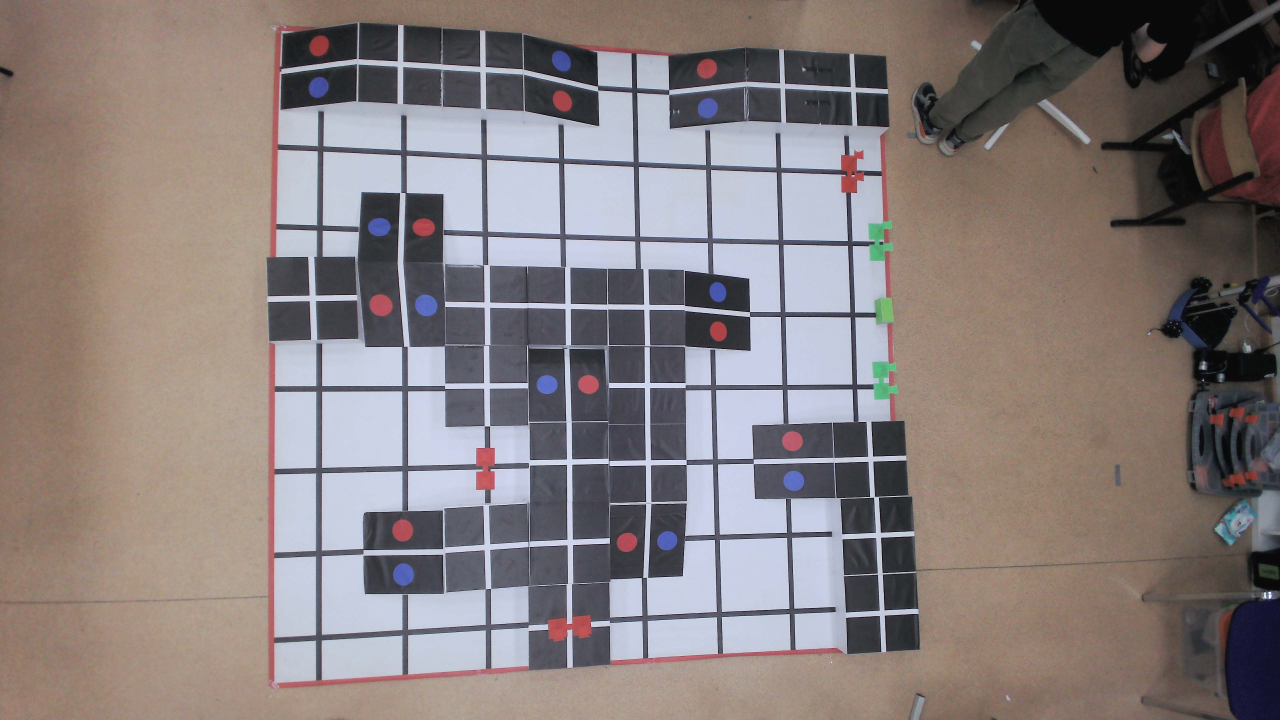
#> input picture Test_images/0001.jpg, 3840 x 2160 px (shown at 1/3 size)
$ python -i map.py   (imports and definitions only)
#> lines starting #> are read from the running program, lines starting #| are printed output that depends on the picture; after the words box and inside, x2 and y2 are one past the last pixel; in counts of white or black regions, pixels touching at a corner belong together
#> further down, picture is the input picture: shape (2160, 3840, 3); mean B, G, R 124.8, 125.5, 134.9
import cv2
import numpy as np
import os
import json
import math
import argparse
import sys
from typing import List, Tuple, Dict, Optional

RED_LOW1 = np.array([0, 70, 50])
RED_HIGH1 = np.array([10, 255, 255])
RED_LOW2 = np.array([160, 70, 50])
RED_HIGH2 = np.array([180, 255, 255])
BLUE_LOW = np.array([100, 70, 50])
BLUE_HIGH = np.array([130, 255, 255])
GREEN_LOW = np.array([35, 70, 70])
GREEN_HIGH = np.array([85, 255, 255])
ORANGE_LOW = np.array([5, 100, 100])
ORANGE_HIGH = np.array([25, 255, 255])

YELLOW_LOW = np.array([20, 100, 100])
YELLOW_HIGH = np.array([35, 255, 255])
CYAN_LOW = np.array([80, 70, 50])
CYAN_HIGH = np.array([100, 255, 255])
PURPLE_LOW = np.array([130, 50, 50])
PURPLE_HIGH = np.array([160, 255, 255])
WHITE_LOW = np.array([0, 0, 200])
WHITE_HIGH = np.array([180, 30, 255])
BLACK_LOW = np.array([0, 0, 0])
BLACK_HIGH = np.array([180, 255, 50])

MIN_AREA = 50
ASPECT_THRESH = 1.8
ROBOT_MIN_RATIO = 0.04

def get_masks(img: np.ndarray) -> Dict[str, np.ndarray]:
    hsv = cv2.cvtColor(img, cv2.COLOR_BGR2HSV)
#> hsv: shape (2160, 3840, 3); mean H, S, V 61, 49.2, 143.2
    mask_red = cv2.bitwise_or(cv2.inRange(hsv, RED_LOW1, RED_HIGH1), cv2.inRange(hsv, RED_LOW2, RED_HIGH2))
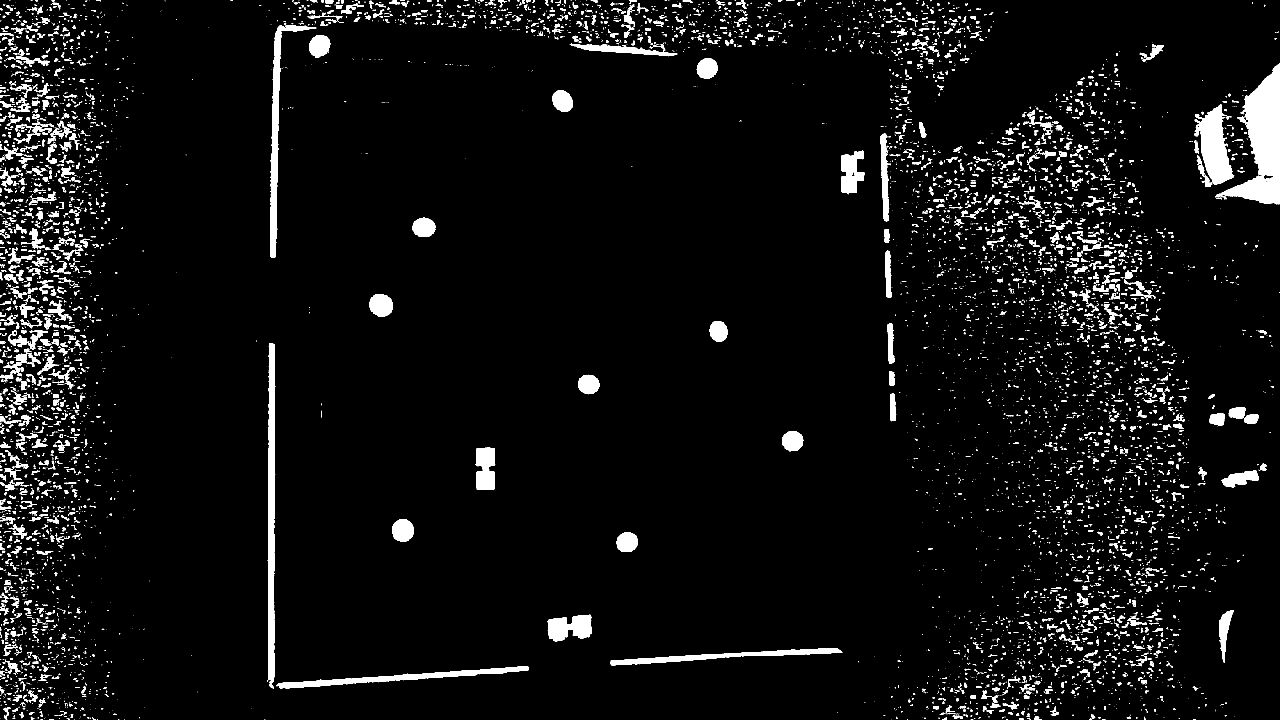
#> mask_red: shape (2160, 3840) (shown at 1/3 size); 4.7% white; 8382 white regions (6068 under 20 px), largest, box (x1, y1, x2, y2) and area: (3646, 190, 3840, 613) 35491, (803, 1029, 827, 2065) 18065, (3584, 313, 3703, 554) 15234
    mask_blue = cv2.inRange(hsv, BLUE_LOW, BLUE_HIGH)
#> mask_blue: shape (2160, 3840); 1.2% white; 2910 white regions (2530 under 20 px), largest, box (x1, y1, x2, y2) and area: (3688, 1812, 3796, 2160) 21507, (1243, 881, 1317, 951) 3844, (1179, 1687, 1244, 1760) 3703
    mask_green = cv2.inRange(hsv, GREEN_LOW, GREEN_HIGH)
#> mask_green: shape (2160, 3840); 0.17% white; 21 white regions (15 under 20 px), largest, box (x1, y1, x2, y2) and area: (2618, 1085, 2692, 1198) 5516, (2606, 663, 2678, 782) 5309, (2627, 894, 2681, 969) 3410, (3648, 1572, 3657, 1582) 45, (3732, 1499, 3740, 1504) 32, (3693, 1332, 3696, 1344) 31
    mask_orange = cv2.inRange(hsv, ORANGE_LOW, ORANGE_HIGH)
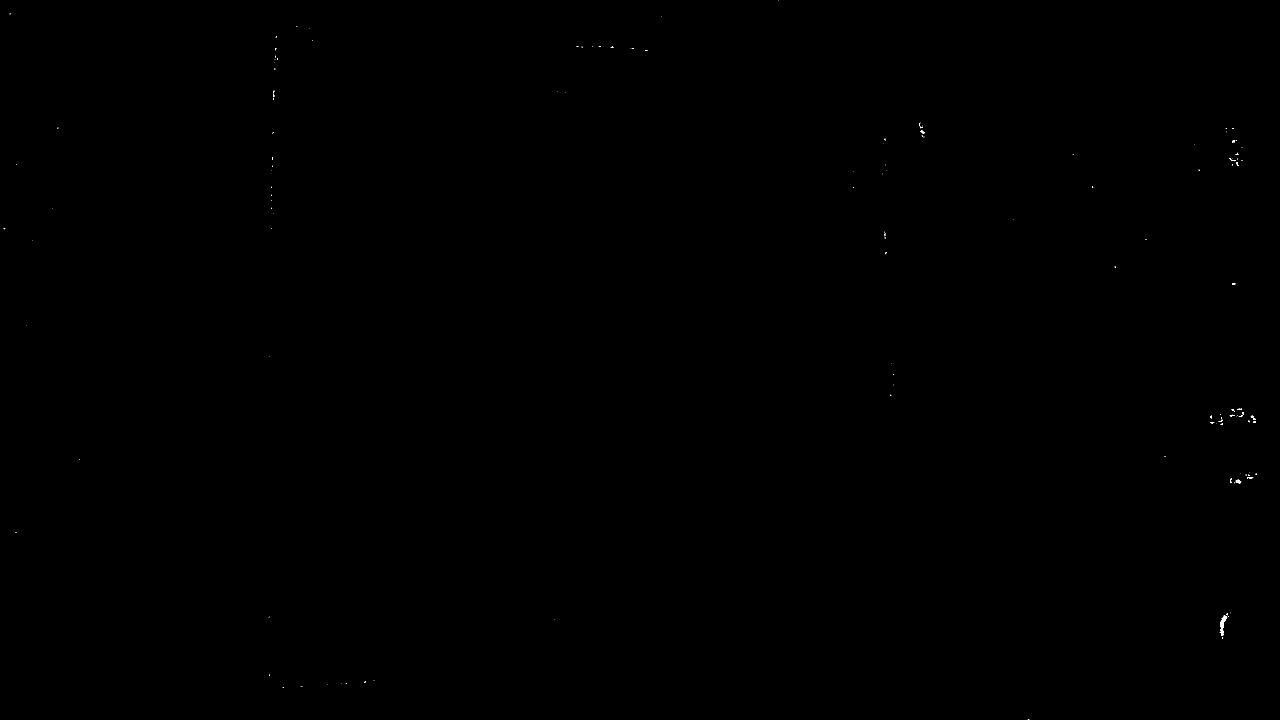
#> mask_orange: shape (2160, 3840) (shown at 1/3 size); 0.02% white; 149 white regions (131 under 20 px), largest, box (x1, y1, x2, y2) and area: (3660, 1846, 3681, 1907) 515, (3707, 1439, 3724, 1451) 105, (2762, 391, 2773, 400) 57

    kern_3 = cv2.getStructuringElement(cv2.MORPH_ELLIPSE, (3, 3))
    kern_5 = cv2.getStructuringElement(cv2.MORPH_ELLIPSE, (5, 5))

    mask_red = cv2.morphologyEx(mask_red, cv2.MORPH_OPEN, kern_3)
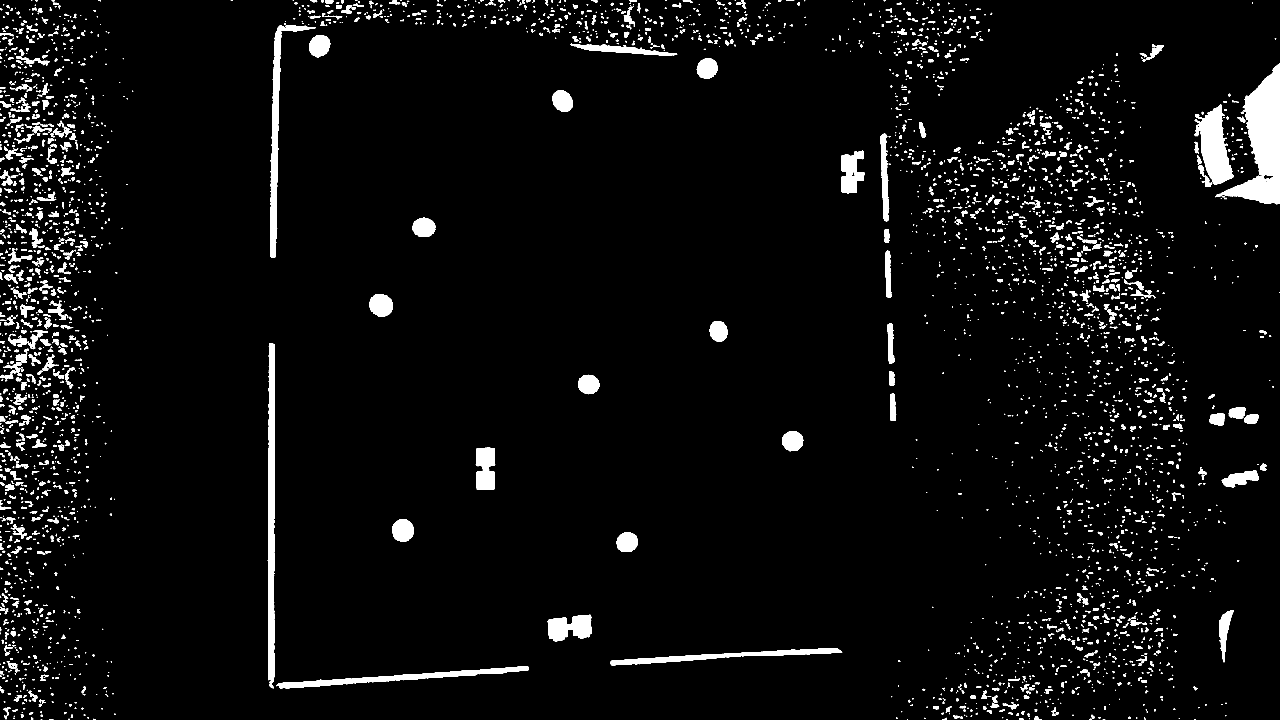
#> mask_red: shape (2160, 3840) (shown at 1/3 size); 4.2% white; 3771 white regions (1739 under 20 px), largest, box (x1, y1, x2, y2) and area: (3646, 190, 3840, 613) 35096, (803, 1029, 825, 2065) 18057, (3584, 313, 3702, 554) 15128
    mask_blue = cv2.morphologyEx(mask_blue, cv2.MORPH_OPEN, kern_3)
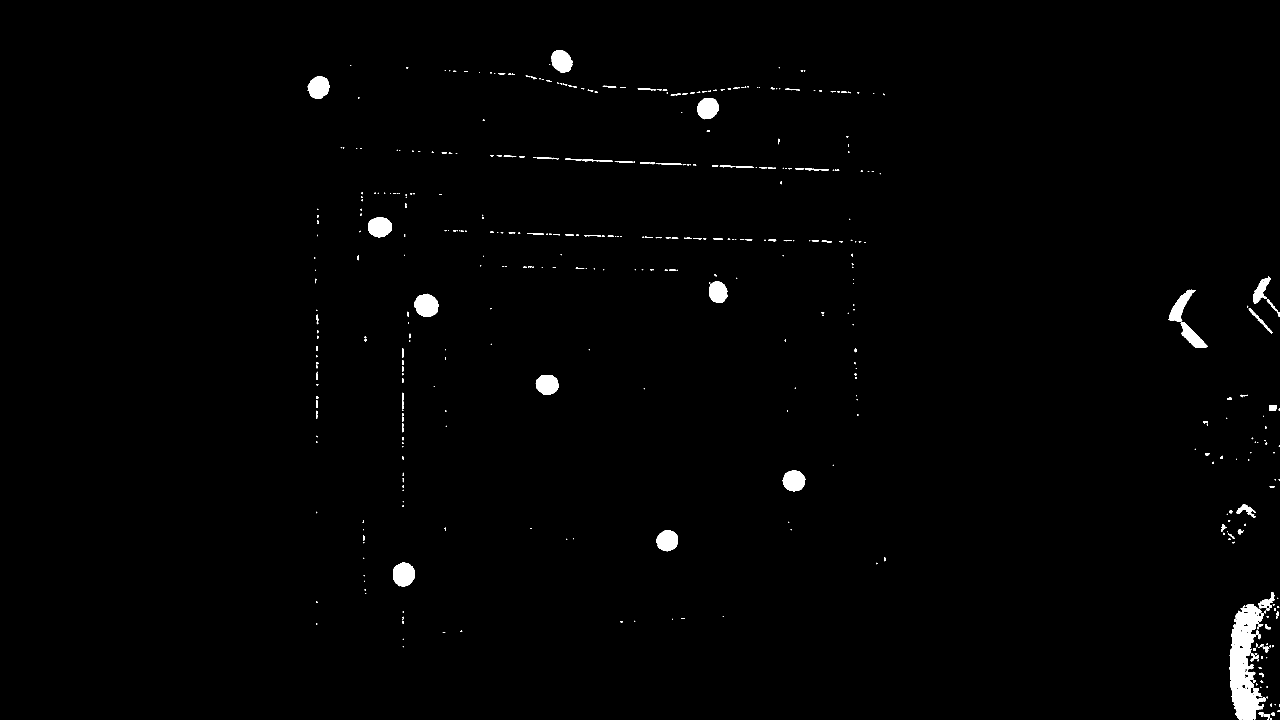
#> mask_blue: shape (2160, 3840) (shown at 1/3 size); 0.94% white; 469 white regions (253 under 20 px), largest, box (x1, y1, x2, y2) and area: (3688, 1812, 3792, 2160) 20743, (1243, 881, 1317, 951) 3839, (1179, 1687, 1244, 1760) 3699
    mask_green = cv2.morphologyEx(mask_green, cv2.MORPH_OPEN, kern_3)
#> mask_green: shape (2160, 3840); 0.17% white; 7 white regions (1 under 20 px), largest, box (x1, y1, x2, y2) and area: (2618, 1085, 2692, 1198) 5508, (2606, 663, 2678, 782) 5301, (2627, 894, 2681, 969) 3405, (3648, 1572, 3657, 1582) 42, (3732, 1499, 3740, 1504) 29, (3693, 1335, 3696, 1344) 23
    mask_orange = cv2.morphologyEx(mask_orange, cv2.MORPH_OPEN, kern_5)
#> mask_orange: shape (2160, 3840); 0.01% white; 10 white regions (2 under 20 px), largest, box (x1, y1, x2, y2) and area: (3660, 1847, 3681, 1894) 415, (3711, 1439, 3722, 1450) 86, (3664, 1895, 3670, 1907) 49
    mask_orange = cv2.morphologyEx(mask_orange, cv2.MORPH_CLOSE, kern_5)
#> mask_orange: shape (2160, 3840); 0.01% white; 9 white regions (2 under 20 px), largest, box (x1, y1, x2, y2) and area: (3660, 1847, 3681, 1907) 481, (3711, 1439, 3722, 1450) 86, (2763, 391, 2773, 400) 48

    return {"red": mask_red, "blue": mask_blue, "green": mask_green, "orange": mask_orange}

# [469 lines left out: functions analyze_level, analyze_red_blue, analyze_green, analyze_robot, analyze_section, fix_cut_objects and 9 more, not called in this run]

# [2 lines not run here, left out]

>>> import cv2
>>> picture = cv2.imread('Test_images/0001.jpg')
>>> result = get_masks(picture)
#> result = 4 items

$ run again, on Test_images/0003.jpg
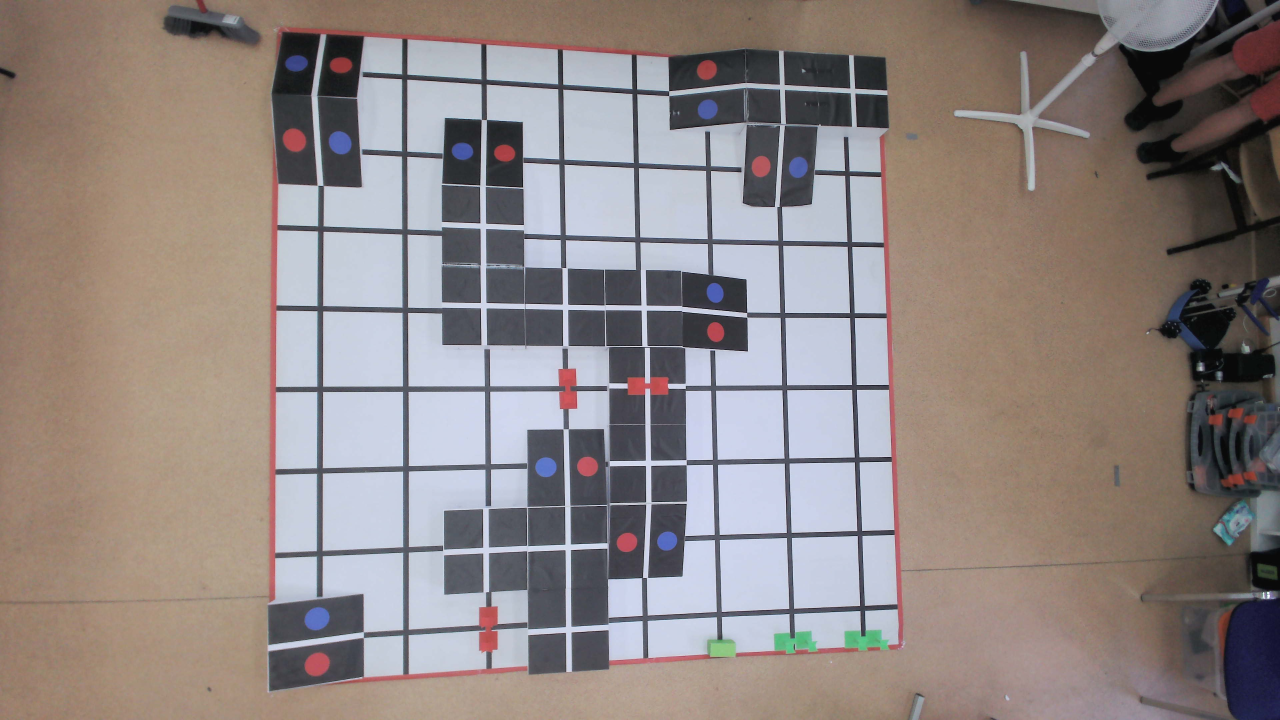
#> input picture Test_images/0003.jpg, 3840 x 2160 px (shown at 1/3 size)
#> picture is the input picture: shape (2160, 3840, 3); mean B, G, R 131, 133.4, 143.4
#> hsv: shape (2160, 3840, 3); mean H, S, V 60.8, 51, 151.7
#> in get_masks, `mask_red = cv2.bitwise_or(cv2.inRange(hsv, RED_LOW1, RED_HIGH1), cv2.i..`:
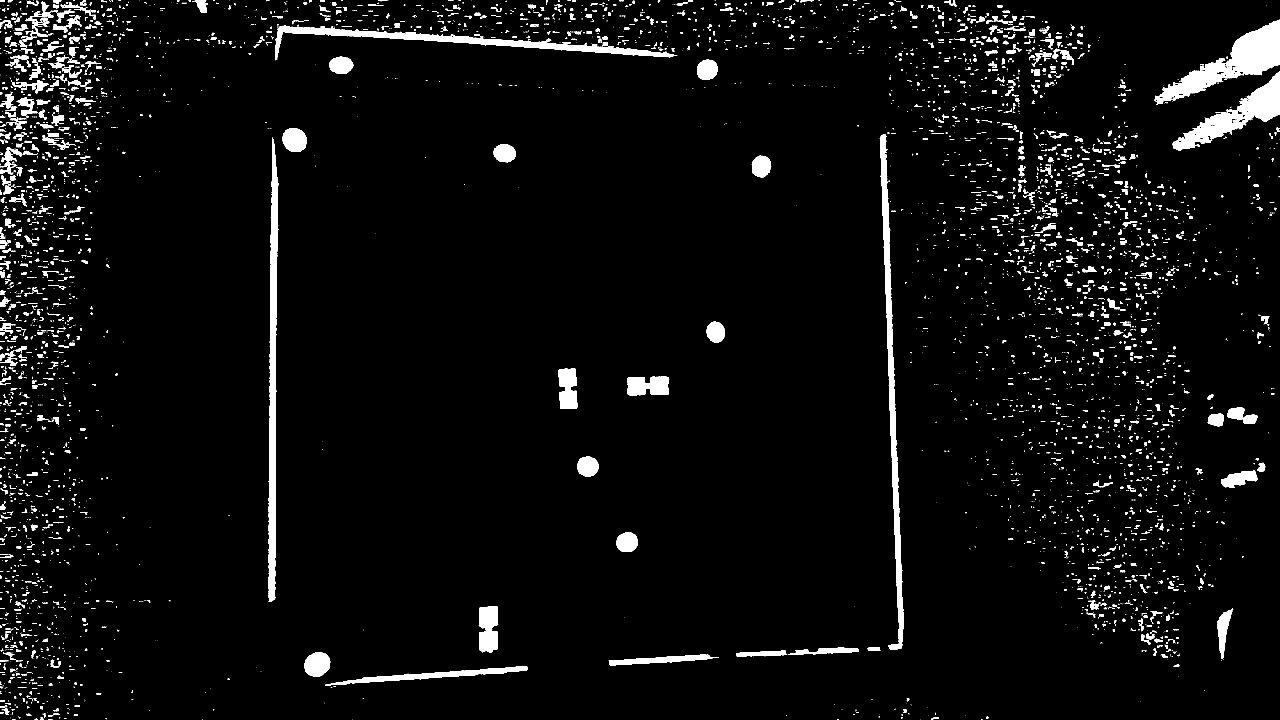
#> mask_red: shape (2160, 3840) (shown at 1/3 size); 4.1% white; 5263 white regions (3592 under 20 px), largest, box (x1, y1, x2, y2) and area: (3464, 59, 3840, 315) 29317, (805, 413, 837, 1806) 25182, (2639, 402, 2711, 1950) 24420
#> in get_masks, `mask_blue = cv2.morphologyEx(mask_blue, cv2.MORPH_OPEN, kern_3)`:
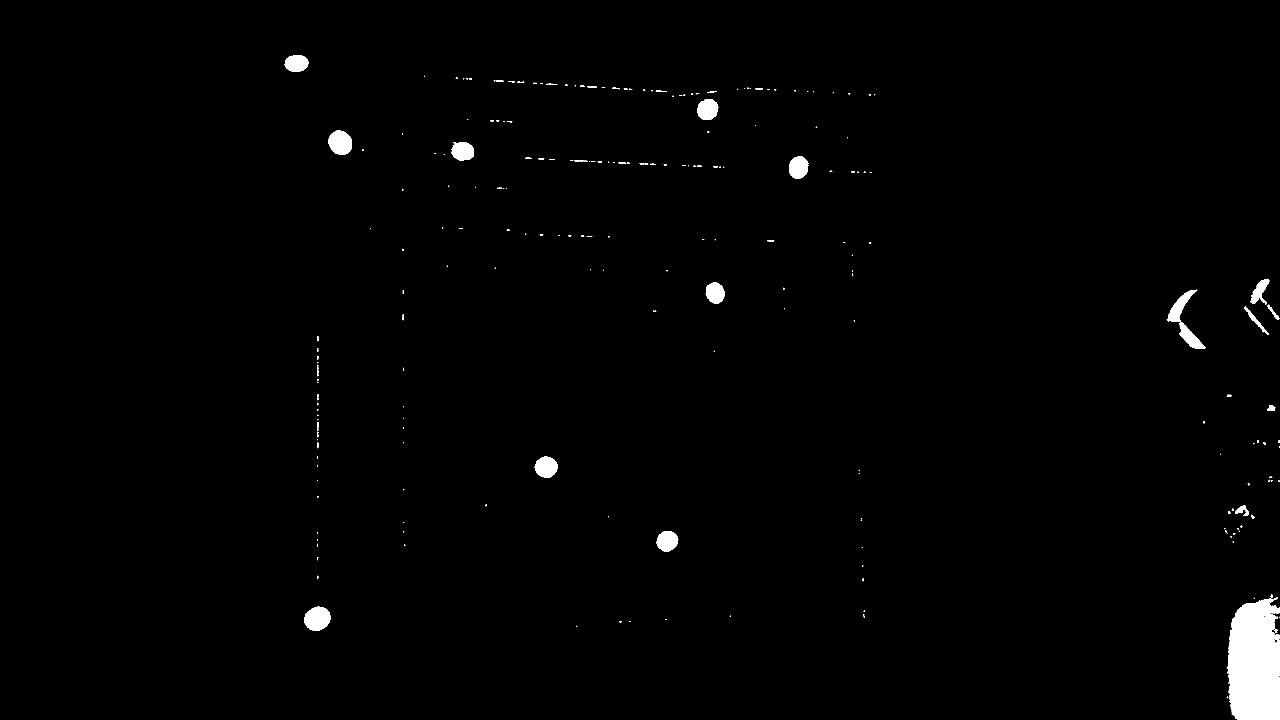
#> mask_blue: shape (2160, 3840) (shown at 1/3 size); 1.1% white; 234 white regions (137 under 20 px), largest, box (x1, y1, x2, y2) and area: (3680, 1794, 3840, 2160) 50073, (912, 1820, 991, 1893) 4335, (985, 392, 1056, 464) 4007
#> result = 4 items
